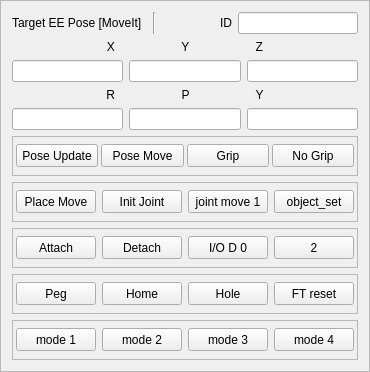
            <widget class="QFrame" name="frame_11">
             <property name="minimumSize">
              <size>
               <width>0</width>
               <height>100</height>
              </size>
             </property>
             <property name="frameShape">
              <enum>QFrame::StyledPanel</enum>
             </property>
             <property name="frameShadow">
              <enum>QFrame::Raised</enum>
             </property>
             <layout class="QVBoxLayout" name="verticalLayout_15">
              <item>
               <layout class="QHBoxLayout" name="horizontalLayout_9">
                <item>
                 <widget class="QLabel" name="label_53">
                  <property name="text">
                   <string>Target EE Pose [MoveIt]</string>
                  </property>
                 </widget>
                </item>
                <item>
                 <widget class="Line" name="line_4">
                  <property name="orientation">
                   <enum>Qt::Vertical</enum>
                  </property>
                 </widget>
                </item>
                <item>
                 <widget class="QLabel" name="label_9">
                  <property name="maximumSize">
                   <size>
                    <width>70</width>
                    <height>16777215</height>
                   </size>
                  </property>
                  <property name="text">
                   <string>ID</string>
                  </property>
                  <property name="alignment">
                   <set>Qt::AlignRight|Qt::AlignTrailing|Qt::AlignVCenter</set>
                  </property>
                 </widget>
                </item>
                <item>
                 <widget class="QLineEdit" name="LE_target_id_2">
                  <property name="minimumSize">
                   <size>
                    <width>0</width>
                    <height>20</height>
                   </size>
                  </property>
                  <property name="maximumSize">
                   <size>
                    <width>120</width>
                    <height>16777215</height>
                   </size>
                  </property>
                 </widget>
                </item>
               </layout>
              </item>
              <item>
               <widget class="QLabel" name="label_54">
                <property name="text">
                 <string>X                    Y                    Z</string>
                </property>
                <property name="alignment">
                 <set>Qt::AlignCenter</set>
                </property>
               </widget>
              </item>
              <item>
               <layout class="QHBoxLayout" name="horizontalLayout_45">
                <item>
                 <widget class="QLineEdit" name="LE_target_ee_x_2">
                  <property name="minimumSize">
                   <size>
                    <width>0</width>
                    <height>20</height>
                   </size>
                  </property>
                 </widget>
                </item>
                <item>
                 <widget class="QLineEdit" name="LE_target_ee_y_2">
                  <property name="minimumSize">
                   <size>
                    <width>0</width>
                    <height>20</height>
                   </size>
                  </property>
                 </widget>
                </item>
                <item>
                 <widget class="QLineEdit" name="LE_target_ee_z_2">
                  <property name="minimumSize">
                   <size>
                    <width>0</width>
                    <height>20</height>
                   </size>
                  </property>
                 </widget>
                </item>
               </layout>
              </item>
              <item>
               <widget class="QLabel" name="label_55">
                <property name="text">
                 <string>R                    P                    Y</string>
                </property>
                <property name="alignment">
                 <set>Qt::AlignCenter</set>
                </property>
               </widget>
              </item>
              <item>
               <layout class="QHBoxLayout" name="horizontalLayout_46">
                <item>
                 <widget class="QLineEdit" name="LE_target_ee_roll_2">
                  <property name="minimumSize">
                   <size>
                    <width>0</width>
                    <height>20</height>
                   </size>
                  </property>
                 </widget>
                </item>
                <item>
                 <widget class="QLineEdit" name="LE_target_ee_pitch_2">
                  <property name="minimumSize">
                   <size>
                    <width>0</width>
                    <height>20</height>
                   </size>
                  </property>
                 </widget>
                </item>
                <item>
                 <widget class="QLineEdit" name="LE_target_ee_yaw_2">
                  <property name="minimumSize">
                   <size>
                    <width>0</width>
                    <height>20</height>
                   </size>
                  </property>
                 </widget>
                </item>
               </layout>
              </item>
              <item>
               <widget class="QFrame" name="frame_12">
                <property name="minimumSize">
                 <size>
                  <width>0</width>
                  <height>40</height>
                 </size>
                </property>
                <property name="frameShape">
                 <enum>QFrame::StyledPanel</enum>
                </property>
                <property name="frameShadow">
                 <enum>QFrame::Raised</enum>
                </property>
                <layout class="QHBoxLayout" name="horizontalLayout_47">
                 <property name="spacing">
                  <number>3</number>
                 </property>
                 <property name="leftMargin">
                  <number>3</number>
                 </property>
                 <property name="topMargin">
                  <number>3</number>
                 </property>
                 <property name="rightMargin">
                  <number>3</number>
                 </property>
                 <property name="bottomMargin">
                  <number>3</number>
                 </property>
                 <item>
                  <widget class="QPushButton" name="BTN_ee_poseupd_2">
                   <property name="minimumSize">
                    <size>
                     <width>0</width>
                     <height>23</height>
                    </size>
                   </property>
                   <property name="text">
                    <string>Pose Update</string>
                   </property>
                  </widget>
                 </item>
                 <item>
                  <widget class="QPushButton" name="BTN_ee_targetmove_2">
                   <property name="minimumSize">
                    <size>
                     <width>0</width>
                     <height>23</height>
                    </size>
                   </property>
                   <property name="text">
                    <string>Pose Move</string>
                   </property>
                  </widget>
                 </item>
                 <item>
                  <widget class="QPushButton" name="BTN_target_grip_2">
                   <property name="minimumSize">
                    <size>
                     <width>0</width>
                     <height>23</height>
                    </size>
                   </property>
                   <property name="text">
                    <string>Grip</string>
                   </property>
                  </widget>
                 </item>
                 <item>
                  <widget class="QPushButton" name="BTN_target_nogrip_2">
                   <property name="minimumSize">
                    <size>
                     <width>0</width>
                     <height>23</height>
                    </size>
                   </property>
                   <property name="text">
                    <string>No Grip</string>
                   </property>
                  </widget>
                 </item>
                </layout>
               </widget>
              </item>
              <item>
               <widget class="QFrame" name="frame_13">
                <property name="minimumSize">
                 <size>
                  <width>0</width>
                  <height>40</height>
                 </size>
                </property>
                <property name="frameShape">
                 <enum>QFrame::StyledPanel</enum>
                </property>
                <property name="frameShadow">
                 <enum>QFrame::Raised</enum>
                </property>
                <layout class="QHBoxLayout" name="horizontalLayout_48">
                 <property name="leftMargin">
                  <number>3</number>
                 </property>
                 <property name="topMargin">
                  <number>3</number>
                 </property>
                 <property name="rightMargin">
                  <number>3</number>
                 </property>
                 <property name="bottomMargin">
                  <number>3</number>
                 </property>
                 <item>
                  <widget class="QPushButton" name="BTN_target_place_2">
                   <property name="minimumSize">
                    <size>
                     <width>0</width>
                     <height>23</height>
                    </size>
                   </property>
                   <property name="text">
                    <string>Place Move</string>
                   </property>
                  </widget>
                 </item>
                 <item>
                  <widget class="QPushButton" name="BTN_initjoint_2">
                   <property name="minimumSize">
                    <size>
                     <width>0</width>
                     <height>23</height>
                    </size>
                   </property>
                   <property name="text">
                    <string>Init Joint</string>
                   </property>
                  </widget>
                 </item>
                 <item>
                  <widget class="QPushButton" name="BTN_joint_move_2">
                   <property name="minimumSize">
                    <size>
                     <width>0</width>
                     <height>23</height>
                    </size>
                   </property>
                   <property name="text">
                    <string>joint move 1</string>
                   </property>
                  </widget>
                 </item>
                 <item>
                  <widget class="QPushButton" name="BTN_object_set_2">
                   <property name="minimumSize">
                    <size>
                     <width>0</width>
                     <height>23</height>
                    </size>
                   </property>
                   <property name="text">
                    <string>object_set</string>
                   </property>
                  </widget>
                 </item>
                </layout>
               </widget>
              </item>
              <item>
               <widget class="QFrame" name="frame_14">
                <property name="minimumSize">
                 <size>
                  <width>0</width>
                  <height>40</height>
                 </size>
                </property>
                <property name="frameShape">
                 <enum>QFrame::StyledPanel</enum>
                </property>
                <property name="frameShadow">
                 <enum>QFrame::Raised</enum>
                </property>
                <layout class="QHBoxLayout" name="horizontalLayout_49">
                 <property name="leftMargin">
                  <number>3</number>
                 </property>
                 <property name="topMargin">
                  <number>3</number>
                 </property>
                 <property name="rightMargin">
                  <number>3</number>
                 </property>
                 <property name="bottomMargin">
                  <number>3</number>
                 </property>
                 <item>
                  <widget class="QPushButton" name="BTN_target_attach_2">
                   <property name="minimumSize">
                    <size>
                     <width>0</width>
                     <height>23</height>
                    </size>
                   </property>
                   <property name="text">
                    <string>Attach</string>
                   </property>
                  </widget>
                 </item>
                 <item>
                  <widget class="QPushButton" name="BTN_target_detach_2">
                   <property name="minimumSize">
                    <size>
                     <width>0</width>
                     <height>23</height>
                    </size>
                   </property>
                   <property name="text">
                    <string>Detach</string>
                   </property>
                  </widget>
                 </item>
                 <item>
                  <widget class="QPushButton" name="BTN_test_3">
                   <property name="minimumSize">
                    <size>
                     <width>0</width>
                     <height>23</height>
                    </size>
                   </property>
                   <property name="text">
                    <string>I/O D 0</string>
                   </property>
                  </widget>
                 </item>
                 <item>
                  <widget class="QPushButton" name="BTN_test_4">
                   <property name="minimumSize">
                    <size>
                     <width>0</width>
                     <height>23</height>
                    </size>
                   </property>
                   <property name="text">
                    <string>2</string>
                   </property>
                  </widget>
                 </item>
                </layout>
               </widget>
              </item>
              <item>
               <widget class="QFrame" name="frame_15">
                <property name="minimumSize">
                 <size>
                  <width>0</width>
                  <height>40</height>
                 </size>
                </property>
                <property name="frameShape">
                 <enum>QFrame::StyledPanel</enum>
                </property>
                <property name="frameShadow">
                 <enum>QFrame::Raised</enum>
                </property>
                <layout class="QHBoxLayout" name="horizontalLayout_50">
                 <property name="leftMargin">
                  <number>3</number>
                 </property>
                 <property name="topMargin">
                  <number>3</number>
                 </property>
                 <property name="rightMargin">
                  <number>3</number>
                 </property>
                 <property name="bottomMargin">
                  <number>3</number>
                 </property>
                 <item>
                  <widget class="QPushButton" name="BTN_peg_place_2">
                   <property name="minimumSize">
                    <size>
                     <width>0</width>
                     <height>23</height>
                    </size>
                   </property>
                   <property name="text">
                    <string>Peg</string>
                   </property>
                  </widget>
                 </item>
                 <item>
                  <widget class="QPushButton" name="BTN_home_place_2">
                   <property name="minimumSize">
                    <size>
                     <width>0</width>
                     <height>23</height>
                    </size>
                   </property>
                   <property name="text">
                    <string>Home</string>
                   </property>
                  </widget>
                 </item>
                 <item>
                  <widget class="QPushButton" name="BTN_hole_place_2">
                   <property name="minimumSize">
                    <size>
                     <width>0</width>
                     <height>23</height>
                    </size>
                   </property>
                   <property name="text">
                    <string>Hole</string>
                   </property>
                  </widget>
                 </item>
                 <item>
                  <widget class="QPushButton" name="BTN_ft_reset_2">
                   <property name="minimumSize">
                    <size>
                     <width>0</width>
                     <height>23</height>
                    </size>
                   </property>
                   <property name="text">
                    <string>FT reset</string>
                   </property>
                  </widget>
                 </item>
                </layout>
               </widget>
              </item>
              <item>
               <widget class="QFrame" name="frame_16">
                <property name="minimumSize">
                 <size>
                  <width>0</width>
                  <height>40</height>
                 </size>
                </property>
                <property name="frameShape">
                 <enum>QFrame::StyledPanel</enum>
                </property>
                <property name="frameShadow">
                 <enum>QFrame::Raised</enum>
                </property>
                <layout class="QHBoxLayout" name="horizontalLayout_51">
                 <property name="leftMargin">
                  <number>3</number>
                 </property>
                 <property name="topMargin">
                  <number>3</number>
                 </property>
                 <property name="rightMargin">
                  <number>3</number>
                 </property>
                 <property name="bottomMargin">
                  <number>3</number>
                 </property>
                 <item>
                  <widget class="QPushButton" name="BTN_mode_5">
                   <property name="minimumSize">
                    <size>
                     <width>0</width>
                     <height>23</height>
                    </size>
                   </property>
                   <property name="text">
                    <string>mode 1</string>
                   </property>
                  </widget>
                 </item>
                 <item>
                  <widget class="QPushButton" name="BTN_mode_6">
                   <property name="minimumSize">
                    <size>
                     <width>0</width>
                     <height>23</height>
                    </size>
                   </property>
                   <property name="text">
                    <string>mode 2</string>
                   </property>
                  </widget>
                 </item>
                 <item>
                  <widget class="QPushButton" name="BTN_mode_7">
                   <property name="minimumSize">
                    <size>
                     <width>0</width>
                     <height>23</height>
                    </size>
                   </property>
                   <property name="text">
                    <string>mode 3</string>
                   </property>
                  </widget>
                 </item>
                 <item>
                  <widget class="QPushButton" name="BTN_mode_8">
                   <property name="minimumSize">
                    <size>
                     <width>0</width>
                     <height>23</height>
                    </size>
                   </property>
                   <property name="text">
                    <string>mode 4</string>
                   </property>
                  </widget>
                 </item>
                </layout>
               </widget>
              </item>
             </layout>
            </widget>
